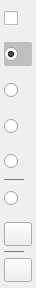
   <widget class="QWidget" name="toolsWindow">
    <property name="minimumSize">
     <size>
      <width>36</width>
      <height>288</height>
     </size>
    </property>
    <property name="maximumSize">
     <size>
      <width>36</width>
      <height>288</height>
     </size>
    </property>
    <property name="windowTitle">
     <string>ToolsWindow</string>
    </property>
    <property name="styleSheet">
     <string notr="true">#toolsWindow{
	background-color: #66000000;
}</string>
    </property>
    <layout class="QVBoxLayout" name="verticalLayout">
     <property name="spacing">
      <number>0</number>
     </property>
     <property name="leftMargin">
      <number>0</number>
     </property>
     <property name="topMargin">
      <number>0</number>
     </property>
     <property name="rightMargin">
      <number>0</number>
     </property>
     <property name="bottomMargin">
      <number>0</number>
     </property>
     <item>
      <widget class="QCheckBox" name="chkColorPick">
       <property name="minimumSize">
        <size>
         <width>36</width>
         <height>36</height>
        </size>
       </property>
       <property name="maximumSize">
        <size>
         <width>36</width>
         <height>36</height>
        </size>
       </property>
       <property name="toolTip">
        <string>色板</string>
       </property>
       <property name="styleSheet">
        <string notr="true">QCheckBox{
	margin: 6px 4px 6px 4px;
}

QCheckBox:unchecked{
	border-image: url(:/tools/tools/pick-normal.png);
}

QCheckBox:checked{
	border-radius: 2px;
	background-color:#33000000;
	border-image: url(:/tools/tools/pick-press.png);
}

QCheckBox::indicator {
	background-color: #0075ff;
	margin:5px;
    width: 18px;
    height: 14px;
	image: none;
}</string>
       </property>
       <property name="text">
        <string/>
       </property>
      </widget>
     </item>
     <item>
      <widget class="QRadioButton" name="rdoPen">
       <property name="minimumSize">
        <size>
         <width>36</width>
         <height>36</height>
        </size>
       </property>
       <property name="maximumSize">
        <size>
         <width>36</width>
         <height>36</height>
        </size>
       </property>
       <property name="toolTip">
        <string>画笔</string>
       </property>
       <property name="styleSheet">
        <string notr="true">QRadioButton{
	margin: 6px 4px 6px 4px;
}

QRadioButton:unchecked{
	border-image: url(:/tools/tools/pick-normal.png);
}

QRadioButton:checked{
	border-radius: 2px;
	background-color:#33000000;
	border-image: url(:/tools/tools/pick-press.png);
}

QRadioButton::indicator {
    width: 28px;
    height: 24px;
	image:none;
	border-image: url(:/tools/tools/pen-normal.png);
}

QRadioButton::indicator:hover {
	border-image: url(:/tools/tools/pen-hover.png);
}</string>
       </property>
       <property name="text">
        <string/>
       </property>
       <property name="checked">
        <bool>true</bool>
       </property>
      </widget>
     </item>
     <item>
      <widget class="QRadioButton" name="rdoLine">
       <property name="minimumSize">
        <size>
         <width>36</width>
         <height>36</height>
        </size>
       </property>
       <property name="maximumSize">
        <size>
         <width>36</width>
         <height>36</height>
        </size>
       </property>
       <property name="toolTip">
        <string>直线</string>
       </property>
       <property name="styleSheet">
        <string notr="true">QRadioButton{
	margin: 6px 4px 6px 4px;
}

QRadioButton:unchecked{
	border-image: url(:/tools/tools/pick-normal.png);
}

QRadioButton:checked{
	border-radius: 2px;
	background-color:#33000000;
	border-image: url(:/tools/tools/pick-press.png);
}

QRadioButton::indicator {
    width: 28px;
    height: 24px;
	image: none;
	border-image: url(:/tools/tools/line-normal.png);
}

QRadioButton::indicator:hover {
	border-image: url(:/tools/tools/line-hover.png);
}</string>
       </property>
       <property name="text">
        <string/>
       </property>
      </widget>
     </item>
     <item>
      <widget class="QRadioButton" name="rdoShape">
       <property name="minimumSize">
        <size>
         <width>36</width>
         <height>36</height>
        </size>
       </property>
       <property name="maximumSize">
        <size>
         <width>36</width>
         <height>36</height>
        </size>
       </property>
       <property name="toolTip">
        <string>图形</string>
       </property>
       <property name="styleSheet">
        <string notr="true">QRadioButton{
	margin: 6px 4px 6px 4px;
}

QRadioButton:unchecked{
	border-image: url(:/tools/tools/pick-normal.png);
}

QRadioButton:checked{
	border-radius: 2px;
	background-color:#33000000;
	border-image: url(:/tools/tools/pick-press.png);
}

QRadioButton::indicator {
    width: 28px;
    height: 24px;
	image: none;
	border-image: url(:/tools/tools/shape-normal.png);
}

QRadioButton::indicator:hover {
	border-image: url(:/tools/tools/shape-hover.png);
}</string>
       </property>
       <property name="text">
        <string/>
       </property>
      </widget>
     </item>
     <item>
      <widget class="QRadioButton" name="rdoEraser">
       <property name="minimumSize">
        <size>
         <width>36</width>
         <height>36</height>
        </size>
       </property>
       <property name="maximumSize">
        <size>
         <width>36</width>
         <height>36</height>
        </size>
       </property>
       <property name="toolTip">
        <string>橡皮擦</string>
       </property>
       <property name="styleSheet">
        <string notr="true">QRadioButton{
	margin: 6px 4px 6px 4px;
}

QRadioButton:unchecked{
	border-image: url(:/tools/tools/pick-normal.png);
}

QRadioButton:checked{
	border-radius: 2px;
	background-color:#33000000;
	border-image: url(:/tools/tools/pick-press.png);
}

QRadioButton::indicator {
    width: 28px;
    height: 24px;
	image: none;
	border-image: url(:/tools/tools/eraser-normal.png);
}

QRadioButton::indicator:hover {
	border-image: url(:/tools/tools/eraser-hover.png);
}</string>
       </property>
       <property name="text">
        <string/>
       </property>
      </widget>
     </item>
     <item>
      <widget class="QWidget" name="widgetSplite1" native="true">
       <property name="minimumSize">
        <size>
         <width>28</width>
         <height>1</height>
        </size>
       </property>
       <property name="maximumSize">
        <size>
         <width>28</width>
         <height>1</height>
        </size>
       </property>
       <property name="styleSheet">
        <string notr="true">QWidget{
	background-color: #ff7c7c7b;
	margin: 0px 4px 0px 4px;
}</string>
       </property>
      </widget>
     </item>
     <item>
      <widget class="QRadioButton" name="rdoSelect">
       <property name="minimumSize">
        <size>
         <width>36</width>
         <height>36</height>
        </size>
       </property>
       <property name="maximumSize">
        <size>
         <width>36</width>
         <height>36</height>
        </size>
       </property>
       <property name="toolTip">
        <string>选择</string>
       </property>
       <property name="styleSheet">
        <string notr="true">QRadioButton{
	margin: 6px 4px 6px 4px;
}

QRadioButton:unchecked{
}

QRadioButton:checked{
	border-radius: 2px;
	background-color:#33000000;
}

QRadioButton::indicator {
    width: 28px;
    height: 24px;
	image: none;
	border-image: url(:/tools/tools/select-normal.png);
}

QRadioButton::indicator:hover {
	border-image: url(:/tools/tools/select-hover.png);
}</string>
       </property>
       <property name="text">
        <string/>
       </property>
      </widget>
     </item>
     <item>
      <widget class="QPushButton" name="btnClear">
       <property name="minimumSize">
        <size>
         <width>36</width>
         <height>36</height>
        </size>
       </property>
       <property name="maximumSize">
        <size>
         <width>36</width>
         <height>36</height>
        </size>
       </property>
       <property name="toolTip">
        <string>清除</string>
       </property>
       <property name="styleSheet">
        <string notr="true">QPushButton {
	margin: 6px 4px 6px 4px;
	border-image: url(:/tools/tools/clear-normal.png);
}

QPushButton:pressed {
	border-image: url(:/tools/tools/clear-press.png);
}</string>
       </property>
       <property name="text">
        <string/>
       </property>
      </widget>
     </item>
     <item>
      <widget class="QWidget" name="widgetSplite2" native="true">
       <property name="minimumSize">
        <size>
         <width>28</width>
         <height>1</height>
        </size>
       </property>
       <property name="maximumSize">
        <size>
         <width>28</width>
         <height>1</height>
        </size>
       </property>
       <property name="styleSheet">
        <string notr="true">QWidget{
	background-color: #ff7c7c7b;
	margin: 0px 4px 0px 4px;
}</string>
       </property>
      </widget>
     </item>
     <item>
      <widget class="QPushButton" name="btnUpload">
       <property name="minimumSize">
        <size>
         <width>36</width>
         <height>36</height>
        </size>
       </property>
       <property name="maximumSize">
        <size>
         <width>36</width>
         <height>36</height>
        </size>
       </property>
       <property name="toolTip">
        <string>上传</string>
       </property>
       <property name="styleSheet">
        <string notr="true">QPushButton {
	margin: 6px 4px 6px 4px;
	border-image: url(:/tools/tools/upload-normal.png);
}

QPushButton:pressed {
	border-image: url(:/tools/tools/upload-press.png);
}</string>
       </property>
       <property name="text">
        <string/>
       </property>
      </widget>
     </item>
    </layout>
   </widget>
